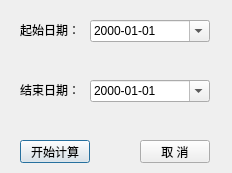
<?xml version="1.0" encoding="UTF-8"?>
<ui version="4.0">
 <class>DateRangeDialog</class>
 <widget class="QDialog" name="DateRangeDialog">
  <property name="geometry">
   <rect>
    <x>0</x>
    <y>0</y>
    <width>232</width>
    <height>173</height>
   </rect>
  </property>
  <property name="minimumSize">
   <size>
    <width>232</width>
    <height>173</height>
   </size>
  </property>
  <property name="maximumSize">
   <size>
    <width>232</width>
    <height>173</height>
   </size>
  </property>
  <property name="windowTitle">
   <string>请选择日期</string>
  </property>
  <property name="windowIcon">
   <iconset resource="../Icon.qrc">
    <normaloff>:/images/clipboard.png</normaloff>:/images/clipboard.png</iconset>
  </property>
  <widget class="QLabel" name="label">
   <property name="geometry">
    <rect>
     <x>20</x>
     <y>20</y>
     <width>60</width>
     <height>20</height>
    </rect>
   </property>
   <property name="text">
    <string>起始日期：</string>
   </property>
  </widget>
  <widget class="QLabel" name="label_2">
   <property name="geometry">
    <rect>
     <x>20</x>
     <y>80</y>
     <width>60</width>
     <height>20</height>
    </rect>
   </property>
   <property name="text">
    <string>结束日期：</string>
   </property>
  </widget>
  <widget class="QDateEdit" name="startDateEdit">
   <property name="geometry">
    <rect>
     <x>90</x>
     <y>20</y>
     <width>120</width>
     <height>22</height>
    </rect>
   </property>
   <property name="displayFormat">
    <string>yyyy-MM-dd</string>
   </property>
   <property name="calendarPopup">
    <bool>true</bool>
   </property>
  </widget>
  <widget class="QDateEdit" name="endDateEdit">
   <property name="geometry">
    <rect>
     <x>90</x>
     <y>80</y>
     <width>120</width>
     <height>22</height>
    </rect>
   </property>
   <property name="displayFormat">
    <string>yyyy-MM-dd</string>
   </property>
   <property name="calendarPopup">
    <bool>true</bool>
   </property>
  </widget>
  <widget class="QPushButton" name="Calculate_PushButton">
   <property name="geometry">
    <rect>
     <x>20</x>
     <y>140</y>
     <width>70</width>
     <height>23</height>
    </rect>
   </property>
   <property name="text">
    <string>开始计算</string>
   </property>
  </widget>
  <widget class="QPushButton" name="Cancel_PushButton">
   <property name="geometry">
    <rect>
     <x>140</x>
     <y>140</y>
     <width>70</width>
     <height>23</height>
    </rect>
   </property>
   <property name="text">
    <string>取 消</string>
   </property>
   <property name="checkable">
    <bool>false</bool>
   </property>
   <property name="autoRepeat">
    <bool>false</bool>
   </property>
   <property name="autoExclusive">
    <bool>false</bool>
   </property>
   <property name="autoDefault">
    <bool>true</bool>
   </property>
   <property name="default">
    <bool>false</bool>
   </property>
   <property name="flat">
    <bool>false</bool>
   </property>
  </widget>
 </widget>
 <resources>
  <include location="../Icon.qrc"/>
 </resources>
 <connections/>
</ui>
